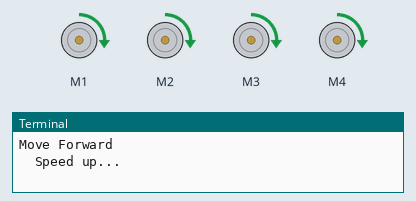
Simulated run of this program. Board: Raspberry Pi (BCM pin numbers). On the bench: 4 × DC motor (green arrow = forward, orange = backward, longer = faster), the last lines printed to the terminal. At 32.6 s the program stops and its outputs stay as they are.

Above: at 0.7 s.
At 4.0 s:
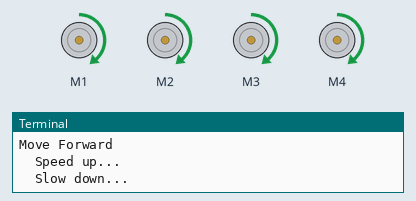
At 8.2 s:
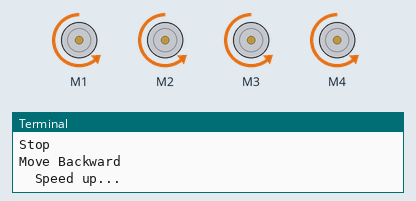
At 15.5 s:
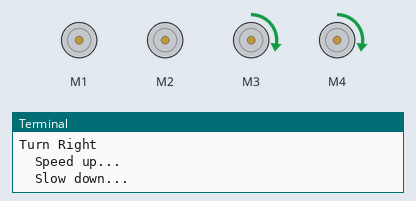
At 24.0 s:
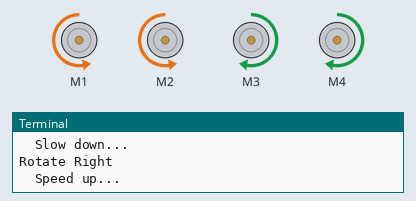
At 32.6 s:
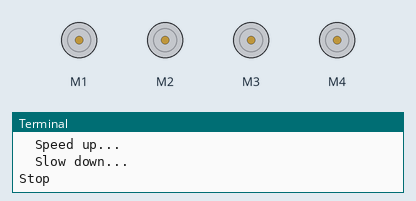
Timing chart, 0 to 34.1 s (numbered marks = the images above):
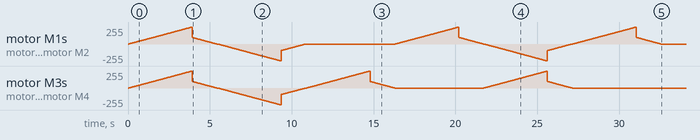

The program:

af_motor4_1.py
```python
 #!/usr/bin/python
from Adafruit_MotorHAT import Adafruit_MotorHAT, Adafruit_DCMotor

import RPi.GPIO as gpio
import time
import atexit
import sys

#gpio.setwarnings(False)

# create a default object, no changes to I2C address or frequency
mh = Adafruit_MotorHAT(addr=0x60)

# recommended for auto-disabling motors on shutdown!
def turnOffMotors():
	mh.getMotor(1).run(Adafruit_MotorHAT.RELEASE)
	mh.getMotor(2).run(Adafruit_MotorHAT.RELEASE)
	mh.getMotor(3).run(Adafruit_MotorHAT.RELEASE)
	mh.getMotor(4).run(Adafruit_MotorHAT.RELEASE)

atexit.register(turnOffMotors)

################################# DC motor test!
myMotor1 = mh.getMotor(1)
myMotor2 = mh.getMotor(2)
myMotor3 = mh.getMotor(3)
myMotor4 = mh.getMotor(4)

# set the speed to start, from 0 (off) to 255 (max speed)
myMotor1.setSpeed(255)
myMotor2.setSpeed(255)
myMotor3.setSpeed(255)
myMotor4.setSpeed(255)
def moveForward():
        print "Move Forward"
        myMotor1.run(Adafruit_MotorHAT.FORWARD);
        myMotor2.run(Adafruit_MotorHAT.FORWARD);
        myMotor3.run(Adafruit_MotorHAT.FORWARD);
        myMotor4.run(Adafruit_MotorHAT.FORWARD);
        print "\tSpeed up..."
	for i in range(255):
		myMotor1.setSpeed(i)
                myMotor2.setSpeed(i)
                myMotor3.setSpeed(i)
                myMotor4.setSpeed(i)
		time.sleep(0.01)

	print "\tSlow down..."
	for i in reversed(range(100)):
		myMotor1.setSpeed(i)
		myMotor2.setSpeed(i)
		myMotor3.setSpeed(i)
                myMotor4.setSpeed(i)
		time.sleep(0.01)
def moveBackward():
        print "Move Backward"
        myMotor1.run(Adafruit_MotorHAT.BACKWARD)
	myMotor2.run(Adafruit_MotorHAT.BACKWARD)
	myMotor3.run(Adafruit_MotorHAT.BACKWARD)
	myMotor4.run(Adafruit_MotorHAT.BACKWARD)
        print "\tSpeed up..."
	for i in range(255):
		myMotor1.setSpeed(i)
                myMotor2.setSpeed(i)
                myMotor3.setSpeed(i)
                myMotor4.setSpeed(i)
		time.sleep(0.01)

	print "\tSlow down..."
	for i in reversed(range(100)):
		myMotor1.setSpeed(i)
		myMotor2.setSpeed(i)
		myMotor3.setSpeed(i)
                myMotor4.setSpeed(i)
		time.sleep(0.01)

def turnRight():
        print "Turn Right"
        myMotor1.run(Adafruit_MotorHAT.RELEASE)
	myMotor2.run(Adafruit_MotorHAT.RELEASE)
	myMotor3.run(Adafruit_MotorHAT.FORWARD)
	myMotor4.run(Adafruit_MotorHAT.FORWARD)
        print "\tSpeed up..."
	for i in range(255):
		myMotor1.setSpeed(i)
                myMotor2.setSpeed(i)
                myMotor3.setSpeed(i)
                myMotor4.setSpeed(i)
		time.sleep(0.01)

	print "\tSlow down..."
	for i in reversed(range(100)):
		myMotor1.setSpeed(i)
		myMotor2.setSpeed(i)
		myMotor3.setSpeed(i)
                myMotor4.setSpeed(i)
		time.sleep(0.01)

def turnLeft():
        print "Turn Left"
        myMotor1.run(Adafruit_MotorHAT.FORWARD)
	myMotor2.run(Adafruit_MotorHAT.FORWARD)
 	myMotor3.run(Adafruit_MotorHAT.RELEASE)
	myMotor4.run(Adafruit_MotorHAT.RELEASE)
        print "\tSpeed up..."
	for i in range(255):
		myMotor1.setSpeed(i)
                myMotor2.setSpeed(i)
                myMotor3.setSpeed(i)
                myMotor4.setSpeed(i)
		time.sleep(0.01)

	print "\tSlow down..."
	for i in reversed(range(100)):
		myMotor1.setSpeed(i)
		myMotor2.setSpeed(i)
		myMotor3.setSpeed(i)
                myMotor4.setSpeed(i)
		time.sleep(0.01)

def spinRight():
        print "Rotate Right"
        myMotor1.run(Adafruit_MotorHAT.BACKWARD)
	myMotor2.run(Adafruit_MotorHAT.BACKWARD)
	myMotor3.run(Adafruit_MotorHAT.FORWARD)
	myMotor4.run(Adafruit_MotorHAT.FORWARD)
	print "\tSpeed up..."
	for i in range(255):
		myMotor1.setSpeed(i)
                myMotor2.setSpeed(i)
                myMotor3.setSpeed(i)
                myMotor4.setSpeed(i)
		time.sleep(0.01)

	print "\tSlow down..."
	for i in reversed(range(100)):
		myMotor1.setSpeed(i)
		myMotor2.setSpeed(i)
		myMotor3.setSpeed(i)
                myMotor4.setSpeed(i)
		time.sleep(0.01)

def spinLeft():
        print "Rotate Left"
        myMotor1.run(Adafruit_MotorHAT.FORWARD)
	myMotor2.run(Adafruit_MotorHAT.FORWARD)
	myMotor3.run(Adafruit_MotorHAT.RELEASE)
	myMotor4.run(Adafruit_MotorHAT.RELEASE)
	print "\tSpeed up..."
	for i in range(255):
		myMotor1.setSpeed(i)
                myMotor2.setSpeed(i)
                myMotor3.setSpeed(i)
                myMotor4.setSpeed(i)
		time.sleep(0.01)

	print "\tSlow down..."
	for i in reversed(range(100)):
		myMotor1.setSpeed(i)
		myMotor2.setSpeed(i)
		myMotor3.setSpeed(i)
                myMotor4.setSpeed(i)
		time.sleep(0.01)


def allStop():
        print "Stop"
        myMotor1.run(Adafruit_MotorHAT.RELEASE);
        myMotor2.run(Adafruit_MotorHAT.RELEASE);
        myMotor3.run(Adafruit_MotorHAT.RELEASE);
        myMotor4.run(Adafruit_MotorHAT.RELEASE);
        time.sleep(0.01)


moveForward()
allStop()
moveBackward()
allStop()
turnRight()
allStop()
turnLeft()
allStop
spinRight()
allStop()
spinLeft()
allStop()
```
